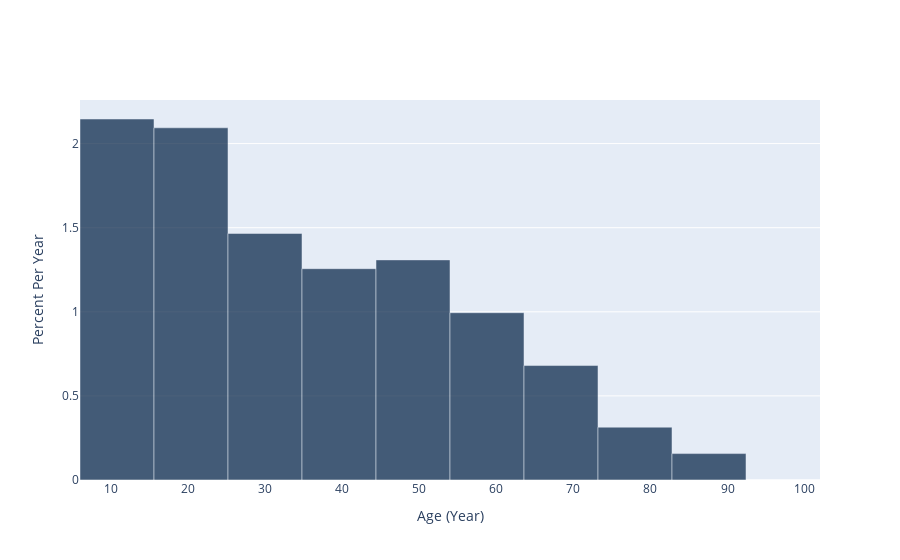

Notebook code cell kept with this figure:
### Markdown cell above
Using the interactive plotting tools:

### Code cell
top_movies.ihist('Age', unit='Year')

### Figure 1 — Plotly figure (JSON) as saved in the notebook; plotly's stock layout.template omitted (floating-point values rounded to 4 significant figures)
{"data": [{"customdata": ["(6.0, 15.6)", "(15.6, 25.2)", "(25.2, 34.8)", "(34.8, 44.4)", "(44.4, 54.0)", "(54.0, 63.6)", "(63.6, 73.2)", "(73.2, 82.8)", "(82.8, 92.4)", "(92.4, 102.0)", "(102.0, 102.0)"], "hovertemplate": "Bin Endpoints: %{customdata}<br>Bar Height: %{y}", "marker": {"color": "rgb(0,30,66)"}, "name": "Age", "opacity": 0.7, "type": "bar", "width": [9.6, 9.6, 9.6, 9.6, 9.6, 9.6, 9.6, 9.6, 9.6, 9.6], "x": [10.8, 20.4, 30, 39.6, 49.2, 58.8, 68.4, 78, 87.6, 97.2], "y": [2.146, 2.094, 1.466, 1.256, 1.309, 0.9946, 0.6805, 0.3141, 0.157, 0]}], "layout": {"barmode": "overlay", "xaxis": {"title": {"text": "Age (Year)"}}, "yaxis": {"automargin": true, "title": {"text": "Percent Per Year"}}}}
